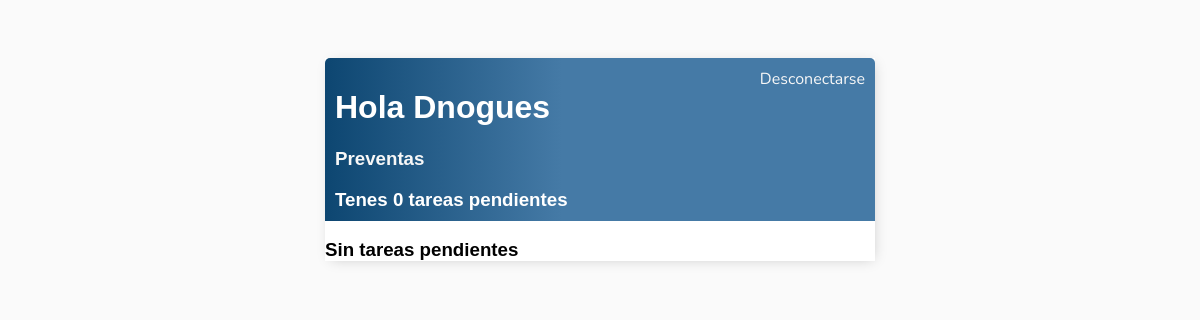
Before: /preventas/tareas/1 (signed in) with the older database file.
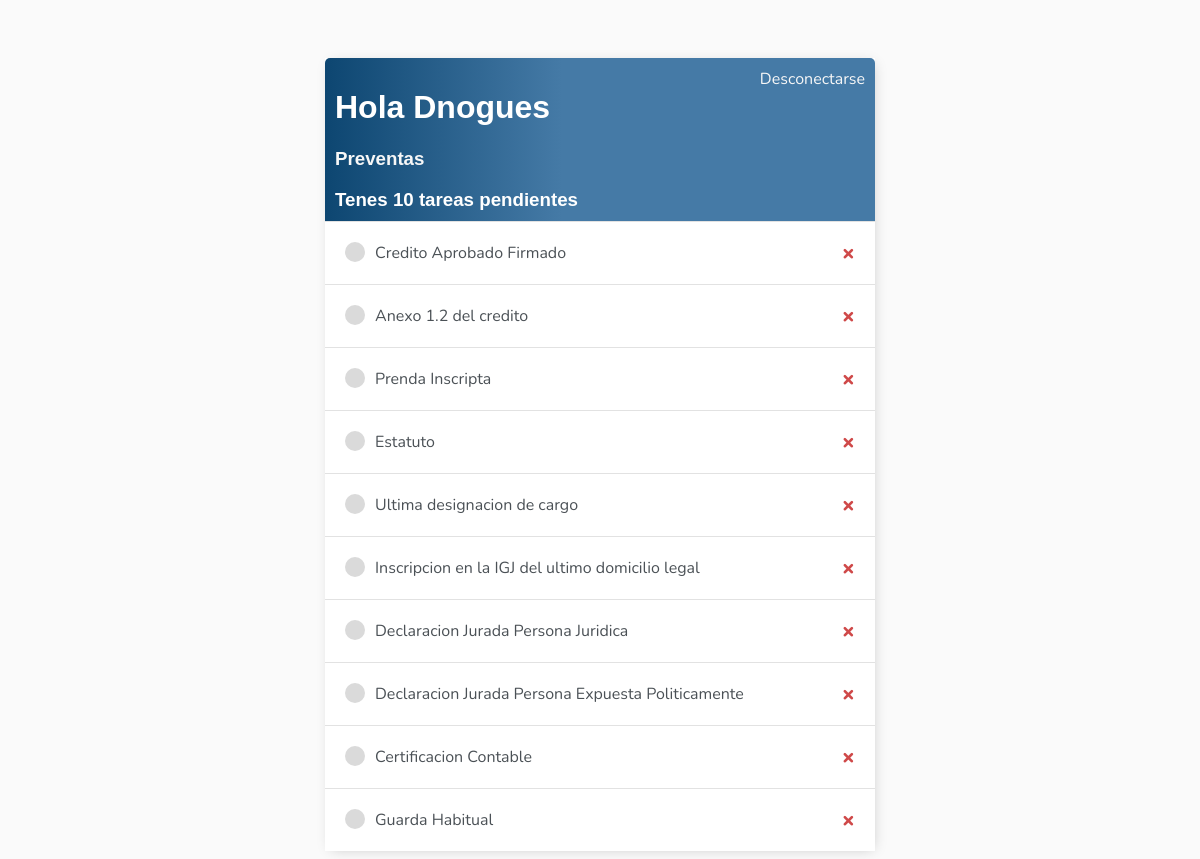
After: the same page with the newer database file.
### tareas/models.py (models this page shows, shortened)
class Tareas(models.Model):
    user = models.ForeignKey(User, on_delete=models.CASCADE,null=True,blank=True)
    titulo = models.CharField(max_length=200)
    descripcion = models.TextField(null=True,blank=True)
    descarga = models.URLField(null=True,blank=True)
    adjunto = models.FileField(blank=True,null=True,upload_to=save_path)
    completo = models.BooleanField(default=False)
    creado = models.DateField(auto_now_add=True)
    pv = models.ForeignKey(Preventa, on_delete=models.CASCADE, null=True,blank=True)
    def __str__(self) -> str:
        return self.titulo
    class Meta:
        ordering = ['completo']
        verbose_name = 'tarea'
        verbose_name_plural = 'tareas'

### tareas/views.py (the view)
# urls.py: path('preventas/tareas/<int:pk>', ListaTareasPreventa.as_view(),name='lista-tareas-preventa'),
class ListaTareasPreventa(LoginRequiredMixin, ListView):
    model = Tareas
    template_name = 'tareas/tareas_list.html'
    context_object_name = "tareas"
    def get_queryset(self) -> QuerySet[Any]:
        return Tareas.objects.filter(pv_id=self.kwargs['pk']).all()
    def get_context_data(self, **kwargs: Any) -> Dict[str, Any]:
        context = super().get_context_data(**kwargs)
        context['tareas'] = context['tareas'].filter(user=self.request.user)
        context['cantidad'] = context['tareas'].filter(completo=False).count()
        return context

### tareas/templates/tareas/tareas_list.html
{% extends 'tareas/base.html' %}
{% block content %}
<div class="header-bar">
    <div>
        <div >
            <h1>Hola {{request.user|title}}</h1>
            <a href="{% url 'preventas' %}"><h3 style="margin-right: 20px; display: flex;">Preventas</h3></a>
            <h3 style="margin:0"> Tenes {{cantidad}} tarea{{cantidad|pluralize:"s" }} pendientes</h3>
        </div>
    </div>
    {% if request.user.is_authenticated %}
    <a href="{% url 'logout' %}">Desconectarse</a>
    {% else %}
    <a href="{% url 'login' %}">Conectarse</a>
    {% endif %}
</div>
<div class="task-items-wraper">
    {% for tarea in tareas %}
        <div class="task-wraper">
            {% if tarea.completo %}
                <div class="task-title" >
                    <div class="task-complete-icon"></div>
                    <i><s><a href="{% url 'actualizar-tarea' tarea.id %}">{{tarea}}</a></s></i>
                </div>
                <a class="delete-link" href="{% url 'eliminar-tarea' tarea.id %}">&#215;</a>
            {% else %}
                <div class="task-title">
                    <div class="task-incomplete-icon"></div>
                    <a href="{% url 'actualizar-tarea' tarea.id %}">{{tarea}}</a>
                </div>
                <a class="delete-link" href="{% url 'eliminar-tarea' tarea.id %}">&#215;</a>
                {% endif %}
        </div>
        {% empty %}
        <h3>Sin tareas pendientes</h3>
        {% endfor %}
</div>
{% endblock content%}

Changed rows visible on the page:
now on this page (row edited): Tareas: titulo "Credito Aprobado Firmado"
now on this page (row edited): Tareas: titulo "Anexo 1.2 del credito"
now on this page (row edited): Tareas: titulo "Prenda Inscripta"
now on this page (row edited): Tareas: titulo "Estatuto"
now on this page (row edited): Tareas: titulo "Ultima designacion de cargo"
now on this page (row edited): Tareas: titulo "Inscripcion en la IGJ del ultimo domicilio legal"
now on this page (row edited): Tareas: titulo "Declaracion Jurada Persona Juridica"
now on this page (row edited): Tareas: titulo "Declaracion Jurada Persona Expuesta Politicamente"
now on this page (row edited): Tareas: titulo "Certificacion Contable"
now on this page (row edited): Tareas: titulo "Guarda Habitual"
Other visible differences:
{{ cantidad }}: "0" → "10"
text no longer shown: "Sin tareas pendientes"
